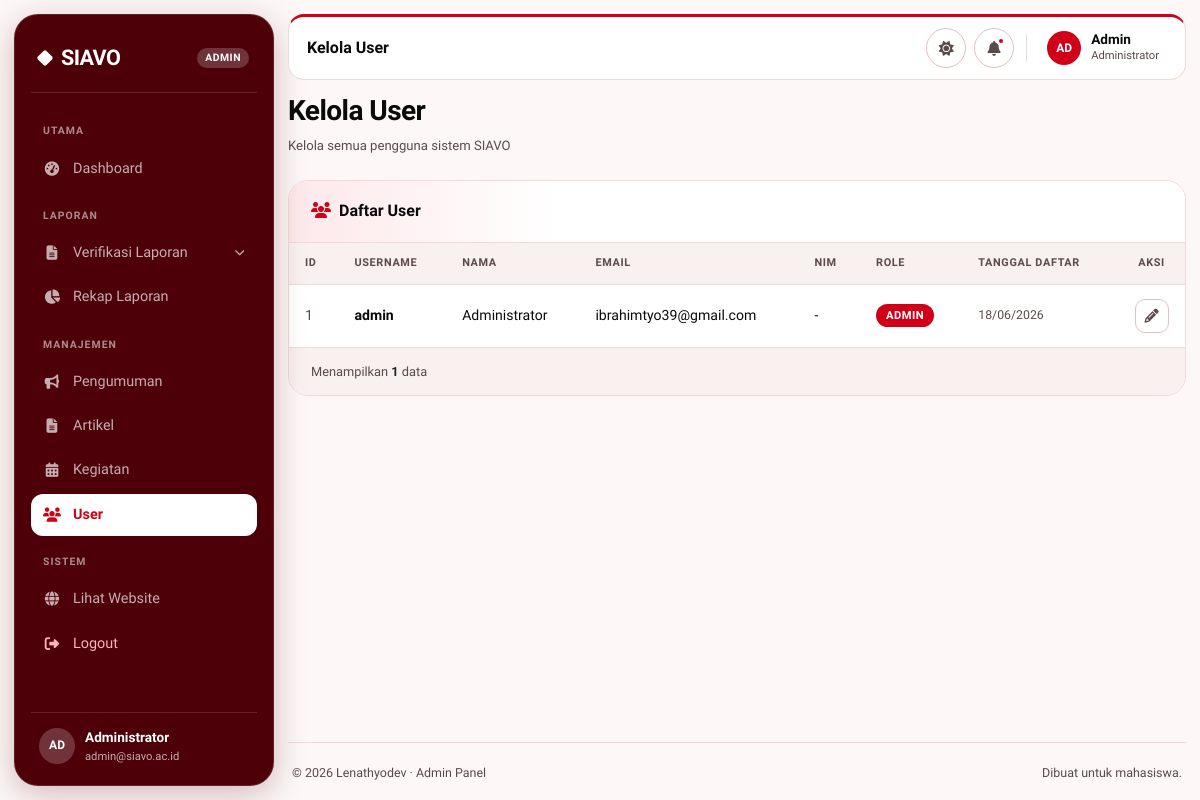
The app's page /admin/kelola-user.php (signed in) with its own data.
### tables this page shows
CREATE TABLE `users` (
  `id` int(11) NOT NULL,
  `username` varchar(50) NOT NULL,
  `password` varchar(255) NOT NULL,
  `nama_lengkap` varchar(100) NOT NULL,
  `email` varchar(100) NOT NULL,
  `nim` varchar(20) DEFAULT NULL,
  `prodi` varchar(100) DEFAULT NULL,
  `kontak` varchar(20) DEFAULT NULL,
  `role` enum('admin','mahasiswa') DEFAULT 'mahasiswa',
  `foto_profil` varchar(255) DEFAULT NULL,
  `created_at` timestamp NOT NULL DEFAULT current_timestamp()
);

### admin/kelola-user.php (the view, shortened to what this page needs)
<?php
require_once '../includes/auth_check.php';
$users = [];
$sql = "SELECT * FROM users ORDER BY created_at DESC";
$result = $conn->query($sql);
if ($result) {
    while ($row = $result->fetch_assoc()) {
        $users[] = $row;
    }
}
include '../admin/includes/sidebar.php';
?>
<div class="container-fluid">
    <div class="d-flex flex-column flex-md-row align-items-md-center justify-content-between mb-4">
        <div>
            <h1 class="h3 fw-bold text-dark" style="color: var(--siavo-red-heading) !important;">Kelola User</h1>
            <p class="text-muted small mb-0">Kelola semua pengguna sistem SIAVO</p>
        </div>
    </div>
    <div class="table-modern-wrapper">
        <div class="table-header">
            <div class="title"><i class="fas fa-users me-2" style="color:#d00018;"></i>Daftar User</div>
        </div>
        <?php if (empty($users)): ?>
        <div class="empty-state-modern">
            <i class="fas fa-user"></i>
            <p>Belum ada user terdaftar</p>
        </div>
        <?php else: ?>
        <div class="table-scroll">
            <table>
                <thead>
                    <tr>
                        <th>ID</th>
                        <th>Username</th>
                        <th>Nama</th>
                        <th>Email</th>
                        <th>NIM</th>
                        <th>Role</th>
                        <th>Tanggal Daftar</th>
                        <th class="text-center">Aksi</th>
                    </tr>
                </thead>
                <tbody>
                    <?php foreach ($users as $u): ?>
                    <tr>
                        <td class="text-muted"><?php echo $u['id']; ?></td>
                        <td><span class="cell-name"><?php echo htmlspecialchars($u['username']); ?></span></td>
                        <td><?php echo htmlspecialchars($u['nama_lengkap']); ?></td>
                        <td><?php echo htmlspecialchars($u['email']); ?></td>
                        <td><?php echo htmlspecialchars($u['nim'] ?? '-'); ?></td>
                        <td>
                            <span class="badge-role-modern <?php echo $u['role'] == 'admin' ? 'admin' : 'mahasiswa'; ?>">
                                <?php echo ucfirst($u['role']); ?>
                            </span>
                        </td>
                        <td class="text-muted small"><?php echo date('d/m/Y', strtotime($u['created_at'])); ?></td>
                        <td class="text-center">
                            <button class="btn-icon-modern edit" onclick="editUser(<?php echo $u['id']; ?>, '<?php echo $u['role']; ?>')">
                                <i class="fas fa-pencil"></i>
                            </button>
                        </td>
                    </tr>
                    <?php endforeach; ?>
                </tbody>
            </table>
        </div>
        <div class="table-footer">
            <span>Menampilkan <span class="fw-bold text-dark"><?php echo count($users); ?></span> data</span>
        </div>
        <?php endif; ?>
    </div>
</div>
<?php include '../admin/includes/sidebar-footer.php'; ?>

### admin/style/css/admin-styles.css (style rules this page uses)
:root { --bg:#fdf7f7; --surface:#ffffff; --surface-2:#f9f0f0; --ink:#0a0a0a; --ink-2:#5a4a4a; --line:#f0dada; --line-strong:#e0c0c0; --red:#d00018; --red-deep:#4e0009; --red-darker:#2a0005; --red-soft:#fde8ea; --red-glow:rgba(208,0,24,.25); --on-red:#ffffff; --blue:#2563eb; --blue-soft:#e6eefe; --amber:#b45309; --amber-soft:#fdf0d9; --teal:#0d9488; --teal-soft:#dcf5f2; --green:#15803d; --green-soft:#dcf5e4; --side-bg:#4e0009; --side-ink:#ffffff; --side-muted:rgba(255,255,255,.68); --side-line:rgba(255,255,255,.12); --side-hover:rgba(255,255,255,.08); --display:"Bricolage Grotesque","Plus Jakarta Sans",system-ui,sans-serif; --body:"Plus Jakarta Sans",system-ui,-apple-system,"Segoe UI",sans-serif; }
:root { --bs-body-color: var(--ink); --bs-body-bg: var(--bg); --bs-secondary-color: var(--ink-2); --bs-emphasis-color: var(--ink); --bs-heading-color: var(--ink); --bs-border-color: var(--line); }
* { box-sizing:border-box;margin:0;padding:0 }
html { scroll-behavior:smooth }
body { background:var(--bg); color:var(--ink); font-family:var(--body); font-size:15px; line-height:1.55; -webkit-font-smoothing:antialiased; }
button { font:inherit;color:inherit;cursor:pointer }
h1,h2,h3,h4 { font-family:var(--display);letter-spacing:-.02em;line-height:1.1 }
.container-fluid { padding:0 }
.table-modern-wrapper { background:var(--surface);border:1px solid var(--line);border-radius:20px;overflow:hidden; }
.table-header { padding:18px 22px;border-bottom:1px solid var(--line); display:flex;flex-wrap:wrap;justify-content:space-between;align-items:center;gap:14px; background:linear-gradient(to right,var(--red-soft) 0%,var(--surface) 30%); }
.table-header .title { font-family:var(--display);font-weight:700;font-size:1rem;color:var(--ink) }
.table-header .title i { color:var(--red);margin-right:8px }
.table-scroll { overflow-x:auto }
.table-modern-wrapper table { width:100%;border-collapse:collapse;font-size:.88rem;min-width:900px; }
.table-modern-wrapper thead { background:var(--surface-2) }
.table-modern-wrapper thead th { padding:12px 16px;text-align:left;font-size:.68rem;font-weight:700; text-transform:uppercase;letter-spacing:.06em;color:var(--ink-2); border-bottom:1px solid var(--line);white-space:nowrap; }
.table-modern-wrapper tbody tr { border-bottom:1px solid var(--line);transition:background .12s }
.table-modern-wrapper tbody tr:last-child { border-bottom:0 }
.table-modern-wrapper tbody td { padding:14px 16px;vertical-align:middle }
.table-modern-wrapper tbody td .cell-name { font-weight:600;color:var(--ink) }
.table-footer { padding:14px 22px;border-top:1px solid var(--line);background:var(--surface-2); display:flex;justify-content:space-between;align-items:center; font-size:.8rem;color:var(--ink-2);flex-wrap:wrap;gap:10px; }
.btn-icon-modern { width:34px;height:34px;border-radius:10px; border:1px solid var(--line-strong);background:var(--surface); color:var(--ink-2);display:inline-flex;align-items:center;justify-content:center; transition:border-color .15s,color .15s,background .15s; }
.badge-role-modern { display:inline-block;padding:3px 10px;border-radius:999px; font-size:.7rem;font-weight:700;text-transform:uppercase;letter-spacing:.04em; }
.badge-role-modern.admin { background:var(--red);color:#fff }
html, body, * { scrollbar-width:thin; scrollbar-color:var(--line-strong) transparent; }

### records on screen
users: id "1", username "admin", nama_lengkap "Administrator", email "ibrahimtyo39@gmail.com", nim "-", role "ADMIN", created_at "18/06/2026"

### other values on screen
$page_title "Kelola User"
count($users) "1"
